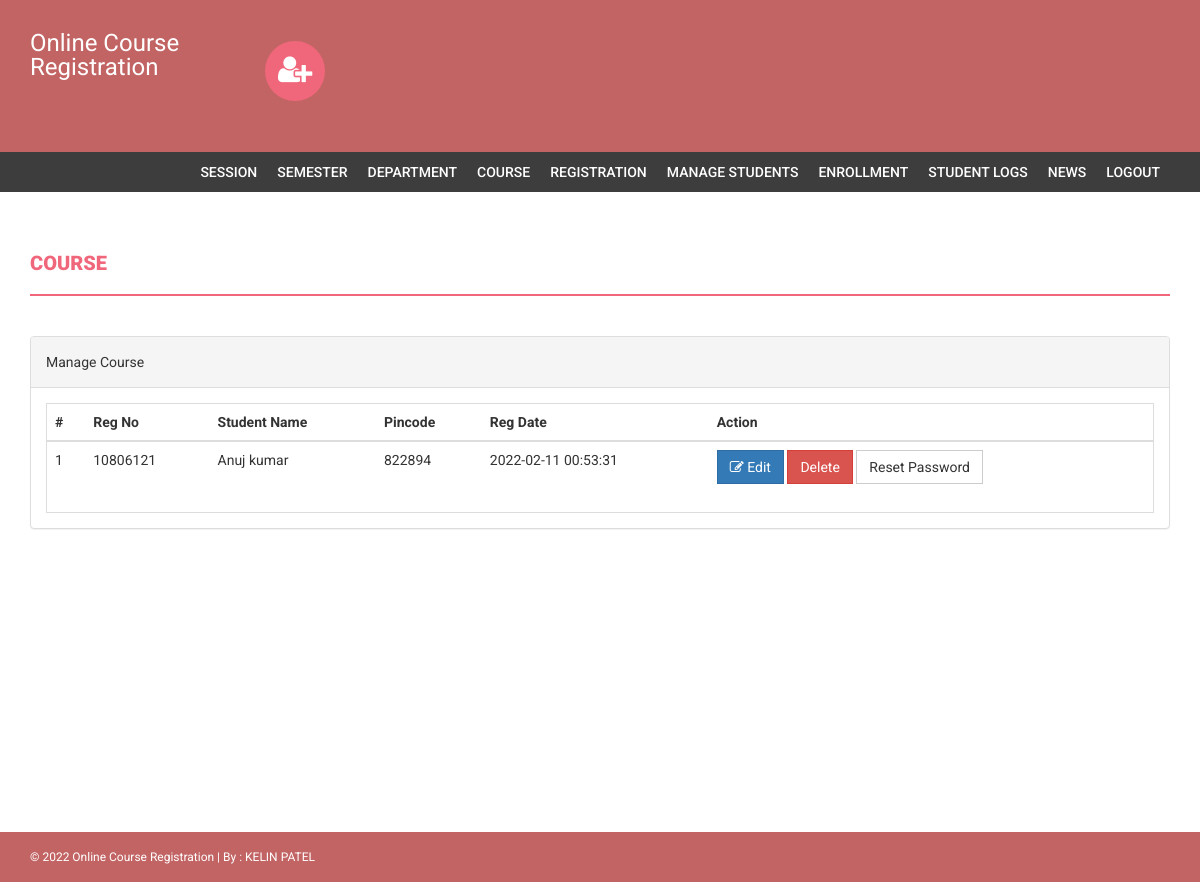
/admin/manage-students.php (signed in), run on an earlier commit of the app's database.
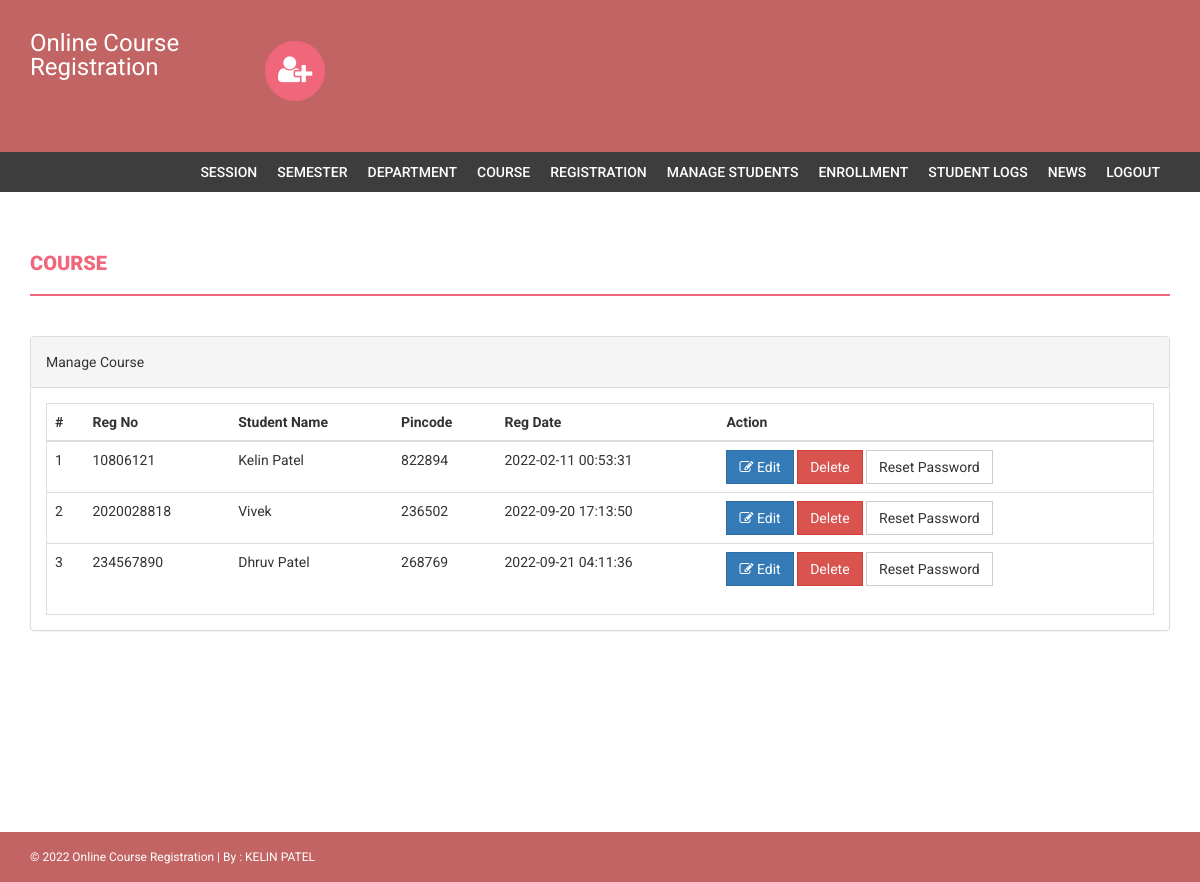
And on a later commit of the database.
### tables this page shows
CREATE TABLE `students` (
  `StudentRegno` varchar(255) NOT NULL,
  `studentPhoto` varchar(255) DEFAULT NULL,
  `password` varchar(255) DEFAULT NULL,
  `studentName` varchar(255) DEFAULT NULL,
  `pincode` varchar(255) DEFAULT NULL,
  `session` varchar(255) DEFAULT NULL,
  `department` varchar(255) DEFAULT NULL,
  `semester` varchar(255) DEFAULT NULL,
  `cgpa` decimal(10,2) DEFAULT NULL,
  `creationdate` timestamp NULL DEFAULT CURRENT_TIMESTAMP,
  `updationDate` varchar(255) DEFAULT NULL
);

### admin/manage-students.php (the view, shortened to what this page needs)
<?php
if(strlen($_SESSION['alogin'])==0)
    {
header('location:index.php');
}
else{
?>
<!DOCTYPE html>
<html xmlns="http://www.w3.org/1999/xhtml">
<head>
    <link href="../assets/css/bootstrap.css" rel="stylesheet" />
    <link href="../assets/css/font-awesome.css" rel="stylesheet" />
    <link href="../assets/css/style.css" rel="stylesheet" />
</head>
<body>
<?php include('includes/header.php');?>
<?php if($_SESSION['alogin']!="")
{
 include('includes/menubar.php');
}
 ?>
    <div class="content-wrapper">
        <div class="container">
              <div class="row">
                    <div class="col-md-12">
                        <h1 class="page-head-line">Course  </h1>
                    </div>
                </div>
                <div class="row" >
                <div class="col-md-12">
                    <div class="panel panel-default">
                        <div class="panel-heading">
                            Manage Course
                        </div>
                        <div class="panel-body">
                            <div class="table-responsive table-bordered">
                                <table class="table">
                                    <thead>
                                        <tr>
                                            <th>#</th>
                                            <th>Reg No </th>
                                            <th>Student Name </th>
                                            <th> Pincode</th>
                                             <th>Reg Date</th>
                                             <th>Action</th>
                                        </tr>
                                    </thead>
                                    <tbody>
<?php
$sql=mysqli_query($con,"select * from students");
$cnt=1;
while($row=mysqli_fetch_array($sql))
{
?>
                                        <tr>
                                            <td><?php echo $cnt;?></td>
                                            <td><?php echo htmlentities($row['StudentRegno']);?></td>
                                            <td><?php echo htmlentities($row['studentName']);?></td>
                                            <td><?php echo htmlentities($row['pincode']);?></td>
                                            <td><?php echo htmlentities($row['creationdate']);?></td>
                                            <td>
                                            <a href="edit-student-profile.php?id=<?php echo $row['StudentRegno']?>">
<button class="btn btn-primary"><i class="fa fa-edit "></i> Edit</button> </a>
<a href="manage-students.php?id=<?php echo $row['StudentRegno']?>&del=delete" onClick="return confirm('Are you sure you want to delete?')">
                                            <button class="btn btn-danger">Delete</button>
</a>
<a href="manage-students.php?id=<?php echo $row['StudentRegno']?>&pass=update" onClick="return confirm('Are you sure you want to reset password?')">
<button type="submit" name="submit" id="submit" class="btn btn-default">Reset Password</button>
</a>
                                            </td>
                                        </tr>
<?php
$cnt++;
} ?>
                                    </tbody>
                                </table>
                            </div>
                        </div>
                    </div>
                </div>
            </div>
        </div>
    </div>
  <?php include('includes/footer.php');?>
</body>
</html>
<?php } ?>

What changed in the data, as far as the page shows it:
changed students id 10806121: studentName "Anuj kumar" → "Kelin Patel"
added students: StudentRegno "2020028818", studentName "Vivek", pincode "236502", creationdate "2022-09-20 17:13:50"
added students: StudentRegno "234567890", studentName "Dhruv Patel", pincode "268769", creationdate "2022-09-21 04:11:36"
